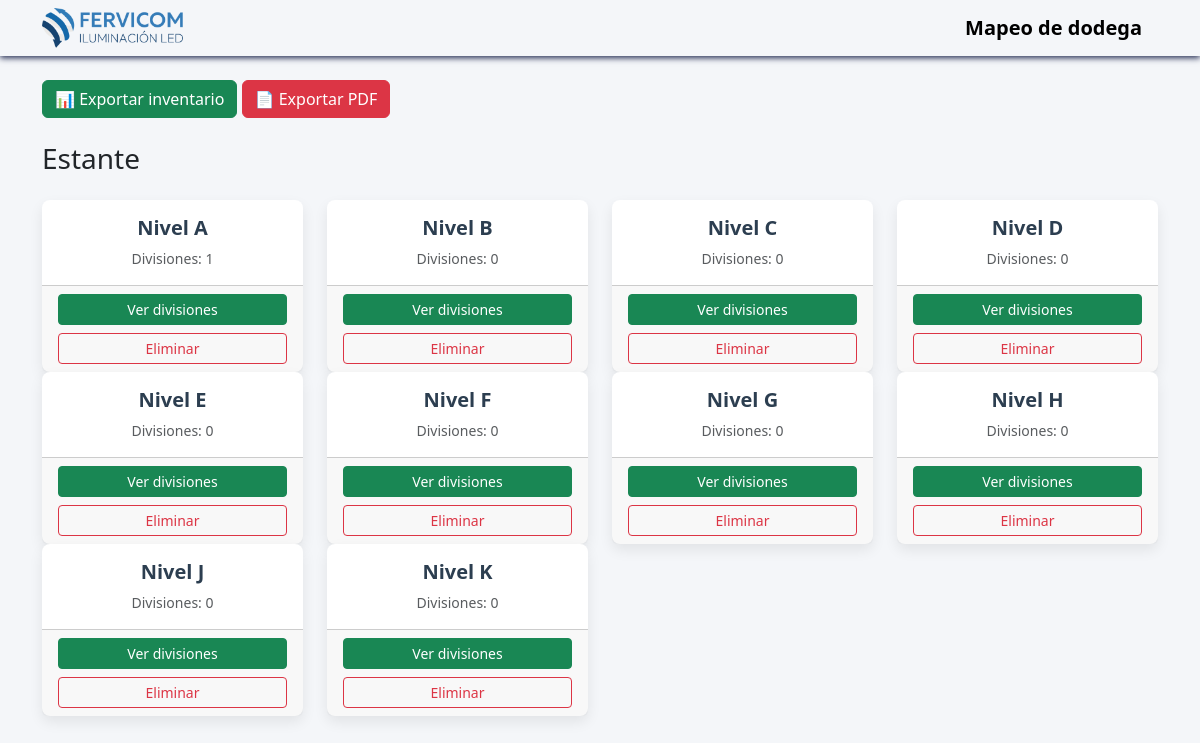
The page /estantes/1 on the database its author committed.
### models.py (models this page shows)
class Entrepano(db.Model):
    __tablename__ = "entrepanos"
    id = db.Column(db.Integer, primary_key=True)
    nivel = db.Column(db.String(2), nullable=False)
    estante_id = db.Column(
        db.Integer,
        db.ForeignKey("estante.id"),
        nullable=False
    )
    items = db.relationship(
        "Item",
        backref="entrepano",
        cascade="all, delete-orphan"
    )

### app.py (the view)
@app.route("/estantes/<int:estante_id>")
def detalle_estante(estante_id):
    estante = Estante.query.get_or_404(estante_id)
    from sqlalchemy import func
    entrepanos = Entrepano.query.filter_by(estante_id=estante.id).all()
    divisiones_por_entrepano = {
        e.id: (
            db.session.query(func.count(func.distinct(Item.division)))
            .filter(Item.entrepano_id == e.id)
            .scalar()
        )
        for e in entrepanos
    }
    orden_niveles = NIVELES
    entrepanos_ordenados = sorted(
        estante.entrepanos,
        key=lambda e:  orden_niveles.index(e.nivel),
        reverse=False
    )
    return render_template(
        "detalle-estante.html",
        estante=estante,
        entrepanos=entrepanos,
        divisiones_por_entrepano=divisiones_por_entrepano
    )

### templates/detalle-estante.html (shortened to what this page needs)
{% extends "base.html" %}
{% block content %}
<h3 class="mb-4">
    Estante {{ estante.numero }}
</h3>
<div class="row">
    {% for entrepano in entrepanos %}
    <div class="col-12 col-sm-6 col-md-4 col-lg-3">
        <div class="card text-center h-100">
            <div class="card-body">
                <h5 class="card-title">
                    Nivel {{ entrepano.nivel }}
                </h5>
                <div class="text-muted small">
                    Divisiones:
                    {{ divisiones_por_entrepano.get(entrepano.id, 0) }}
                </div>
            </div>
            <div class="card-footer d-grid gap-2">
                <a href="{{ url_for('detalle_entrepano', entrepano_id=entrepano.id) }}"
                   class="btn btn-success btn-sm">
                    Ver divisiones
                </a>
                <form method="POST"
                      action="{{ url_for('eliminar_entrepano', entrepano_id=entrepano.id) }}">
                    <button class="btn btn-outline-danger btn-sm">
                        Eliminar
                    </button>
                </form>
            </div>
        </div>
    </div>
    {% endfor %}
</div>
{% endblock %}

### static/css/styles.css (style rules this page uses)
body { background-color: #f4f6f9; font-family: "Segoe UI", system-ui, sans-serif; }
.card { border-radius: 8px; border: none; box-shadow: 0 6px 14px rgba(0,0,0,.08); transition: transform .2s ease, box-shadow .2s ease; }
.card-title { font-weight: 600; color: #2c3e50; }
.btn { min-width: 110px; }
.btn-sm { min-width: 100%; }

### rows shown on the page
Entrepano: nivel "A", get "1"
Entrepano: nivel "B", get "0"
Entrepano: nivel "C", get "0"
Entrepano: nivel "D", get "0"
Entrepano: nivel "E", get "0"
Entrepano: nivel "F", get "0"
Entrepano: nivel "G", get "0"
Entrepano: nivel "H", get "0"
Entrepano: nivel "J", get "0"
Entrepano: nivel "K", get "0"
